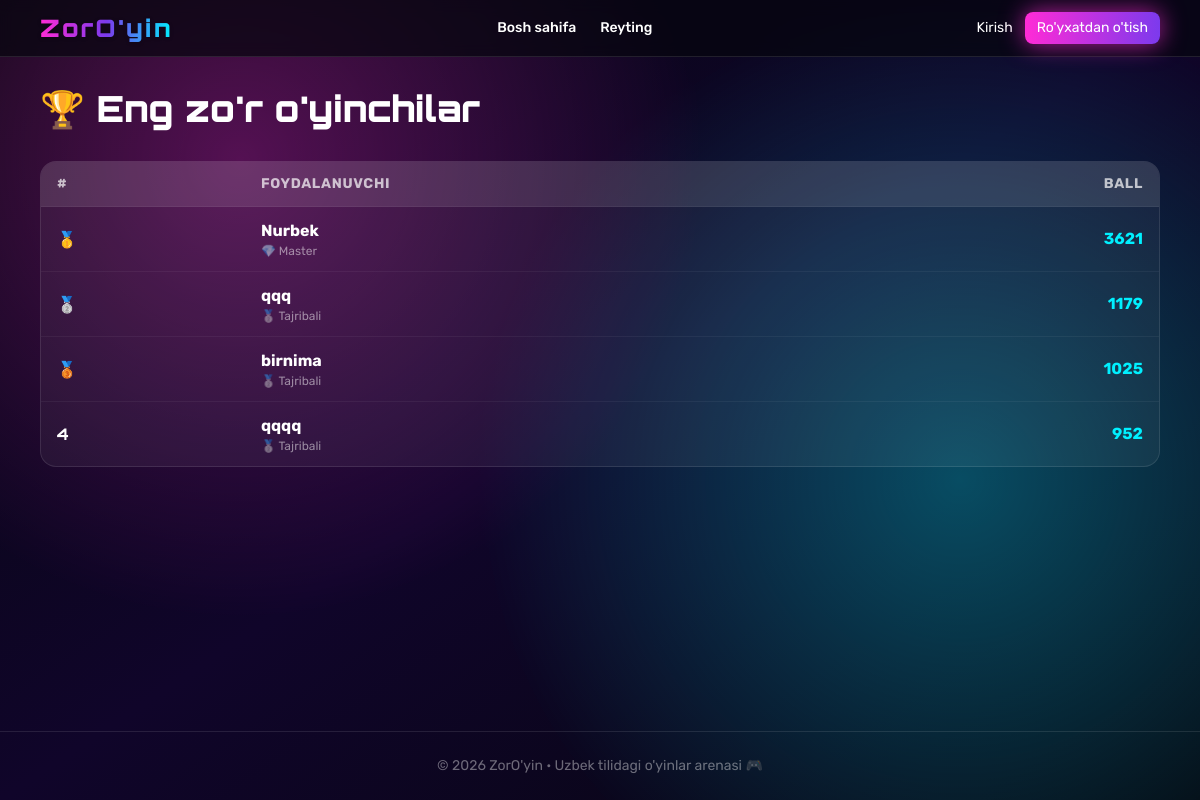
The app's page /leaderboard with its own data.
### app/models.py (models this page shows, shortened)
class User(UserMixin, db.Model):
    __tablename__ = "users"
    id = db.Column(db.Integer, primary_key=True)
    username = db.Column(db.String(64), unique=True, nullable=False, index=True)
    email = db.Column(db.String(120), unique=True, nullable=False, index=True)
    password_hash = db.Column(db.String(255), nullable=False)
    points = db.Column(db.Integer, default=0, nullable=False)
    created_at = db.Column(db.DateTime, default=datetime.utcnow)
    scores = db.relationship("Score", backref="user", lazy=True, cascade="all,delete-orphan")
    @property
    def rank_title(self):
        p = self.points
        if p >= 10000: return "🚀 ZorO'yin Afsonasi"
        if p >= 5000: return "👑 Chempion"
        if p >= 3000: return "💎 Master"
        if p >= 1500: return "🥇 Professional"
        if p >= 800: return "🥈 Tajribali"
        if p >= 300: return "🥉 Havaskor"
        return "🌱 Yangi o'yinchi"

### app/main/routes.py (the view)
@main_bp.route("/leaderboard")
def leaderboard():
    top = User.query.order_by(User.points.desc()).limit(50).all()
    return render_template("leaderboard.html", users=top)

### app/templates/leaderboard.html
{% extends "base.html" %}
{% block content %}
<h1 class="font-display text-4xl font-black mb-8">🏆 Eng zo'r o'yinchilar</h1>
<div class="rounded-2xl border border-white/10 overflow-hidden bg-white/5">
  <table class="w-full text-left">
    <thead class="bg-white/10 text-sm uppercase tracking-wider text-white/70">
      <tr><th class="px-4 py-3">#</th><th class="px-4 py-3">Foydalanuvchi</th><th class="px-4 py-3 text-right">Ball</th></tr>
    </thead>
    <tbody>
    {% for u in users %}
      <tr class="border-t border-white/5 hover:bg-white/5">
        <td class="px-4 py-3 font-display font-bold
          {% if loop.index==1 %}text-neon-yellow{% elif loop.index==2 %}text-neon-cyan{% elif loop.index==3 %}text-neon-pink{% endif %}">
          {% if loop.index==1 %}🥇{% elif loop.index==2 %}🥈{% elif loop.index==3 %}🥉{% else %}{{ loop.index }}{% endif %}
        </td>
        <td class="px-4 py-3">
          <div class="font-bold">{{ u.username }}</div>
          <div class="text-xs text-white/50">{{ u.rank_title }}</div>
        </td>
        <td class="px-4 py-3 text-right font-bold text-neon-cyan">{{ u.points }}</td>
      </tr>
    {% else %}
      <tr><td colspan="3" class="px-4 py-8 text-center text-white/50">Hali o'yinchilar yo'q. Birinchi bo'l!</td></tr>
    {% endfor %}
    </tbody>
  </table>
</div>
{% endblock %}

### app/templates/base.html (shortened to what this page needs)
<!DOCTYPE html>
<html lang="uz">
<head>
<script src="https://cdn.tailwindcss.com"></script>
<link rel="stylesheet" href="{{ url_for('static', filename='css/style.css') }}">
</head>
<body class="font-body bg-bg-900 text-white min-h-screen flex flex-col">
<div class="fixed inset-0 -z-10 bg-gradient-to-br from-bg-900 via-[#10052a] to-bg-900"></div>
<div class="fixed inset-0 -z-10 opacity-30 bg-[radial-gradient(circle_at_20%_20%,#ff2bd6_0%,transparent_40%),radial-gradient(circle_at_80%_60%,#00f0ff_0%,transparent_45%)]"></div>
<header class="border-b border-white/10 backdrop-blur sticky top-0 z-50 bg-bg-900/70">
  <div class="max-w-6xl mx-auto px-4 py-3 flex items-center justify-between gap-3">
    <a href="{{ url_for('main.index') }}" class="font-display font-black text-2xl tracking-widest bg-gradient-to-r from-neon-pink via-neon-purple to-neon-cyan bg-clip-text text-transparent drop-shadow">
    </a>
    <nav class="hidden md:flex gap-6 text-sm font-medium">
      <a href="{{ url_for('main.index') }}" class="hover:text-neon-cyan transition">Bosh sahifa</a>
      <a href="{{ url_for('main.leaderboard') }}" class="hover:text-neon-cyan transition">Reyting</a>
    </nav>
    <div class="flex items-center gap-3">
      {% if current_user.is_authenticated %}
        <div class="px-3 py-1.5 rounded-full bg-gradient-to-r from-neon-pink/20 to-neon-cyan/20 border border-neon-cyan/40 shadow-cyan">
          <span class="text-xs text-white/70">Ball:</span>
          <span class="font-display font-bold text-neon-cyan">{{ current_user.points }}</span>
        </div>
        <span class="hidden sm:inline text-sm text-white/80">{{ current_user.username }}</span>
        <a href="{{ url_for('auth.logout') }}" class="text-sm px-3 py-1.5 rounded-lg border border-white/20 hover:border-neon-pink hover:text-neon-pink transition">Chiqish</a>
      {% else %}
        <a href="{{ url_for('auth.login') }}" class="text-sm hover:text-neon-cyan">Kirish</a>
        <a href="{{ url_for('auth.register') }}" class="text-sm px-3 py-1.5 rounded-lg bg-gradient-to-r from-neon-pink to-neon-purple shadow-pink hover:scale-105 transition">Ro'yxatdan o'tish</a>
      {% endif %}
    </div>
  </div>
</header>
<main class="flex-1 max-w-6xl w-full mx-auto px-4 py-8">
  {% block content %}{% endblock %}
</main>
<footer class="border-t border-white/10 py-6 text-center text-sm text-white/40">
  © 2026 ZorO'yin · Uzbek tilidagi o'yinlar arenasi 🎮
</footer>
</body>
</html>

### app/static/css/style.css (style rules this page uses)
body { -webkit-font-smoothing: antialiased; }

### records on screen
User: username "Nurbek", rank_title "💎 Master", points "3621"
User: username "qqq", rank_title "🥈 Tajribali", points "1179"
User: username "birnima", rank_title "🥈 Tajribali", points "1025"
User: username "qqqq", rank_title "🥈 Tajribali", points "952"
